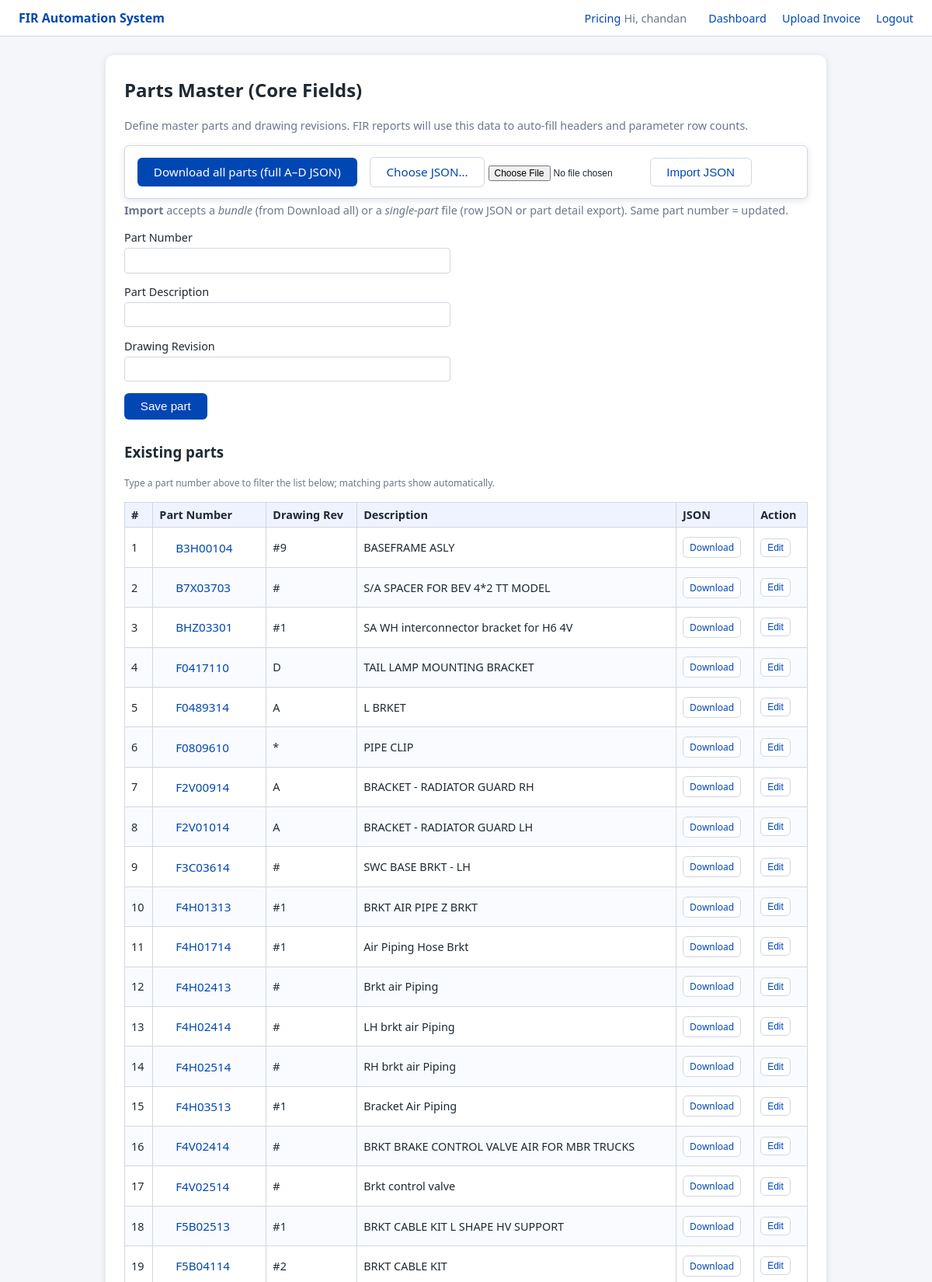
The app's page /parts (signed in, upper part) with its own data.
### tables this page shows
CREATE TABLE Users (
    id INTEGER PRIMARY KEY AUTOINCREMENT,
    name TEXT NOT NULL,
    email TEXT NOT NULL UNIQUE,
    password_hash TEXT NOT NULL
);

CREATE TABLE parts_master (
    part_id      INTEGER PRIMARY KEY AUTOINCREMENT,
    part_no      TEXT NOT NULL UNIQUE,
    drawing_rev  TEXT,
    description  TEXT
, company_id INTEGER DEFAULT 1);

### app.py (the view, shortened to what this page needs)
    @app.route("/parts", methods=["GET", "POST"])
    @login_required
    def parts():
        conn = get_db_connection()
        parts = conn.execute(
            "SELECT part_id, part_no, drawing_rev, description FROM parts_master ORDER BY part_no"
        ).fetchall()
        conn.close()
        return render_template("parts.html", parts=parts)

### templates/parts.html (shortened to what this page needs)
{% extends "base.html" %}
{% block content %}
<section class="table-page">
  <h2>Parts Master (Core Fields)</h2>
  <p class="table-page__hint">
    Define master parts and drawing revisions. FIR reports will use this data to auto-fill headers and parameter row counts.
  </p>
  <div class="parts-io-toolbar">
    <a class="btn btn--primary" href="{{ url_for('export_all_parts_master') }}">Download all parts (full A–D JSON)</a>
    <form
      method="post"
      action="{{ url_for('import_parts_json') }}"
      enctype="multipart/form-data"
      class="parts-io-toolbar__import"
    >
      <label class="parts-io-toolbar__file">
        <span class="btn btn--secondary">Choose JSON…</span>
        <input type="file" name="json_file" accept=".json,application/json" required />
      </label>
      <button type="submit" class="btn btn--secondary">Import JSON</button>
    </form>
  </div>
  <p class="table-page__hint parts-io-hint">
    <strong>Import</strong> accepts a <em>bundle</em> (from Download all) or a <em>single-part</em> file (row JSON or part detail export). Same part number = updated.
  </p>
  <form method="post" class="form" id="partForm">
    <div class="form__group">
      <label for="part_no">Part Number</label>
      <input id="part_no" name="part_no" type="text" required>
    </div>
    <div class="form__group">
      <label for="description">Part Description</label>
      <input id="description" name="description" type="text">
    </div>
    <div class="form__group">
      <label for="drawing_rev">Drawing Revision</label>
      <input id="drawing_rev" name="drawing_rev" type="text">
    </div>
    <button class="btn btn--primary" type="submit" id="submitPartBtn">Save part</button>
  </form>
  <h3 style="margin-top:1.8rem;">Existing parts</h3>
  <p class="table-page__hint" style="margin-top:0; font-size:12px;">Type a part number above to filter the list below; matching parts show automatically.</p>
  <div class="table-wrapper">
    <table class="data-table">
      <thead>
        <tr>
          <th>#</th>
          <th>Part Number</th>
          <th>Drawing Rev</th>
          <th>Description</th>
          <th>JSON</th>
          <th>Action</th>
        </tr>
      </thead>
      <tbody>
        {% for p in parts %}
          <tr data-part-no="{{ (p['part_no'] or '') | e }}">
            <td class="row-index">{{ loop.index }}</td>
            <td>
              <a class="btn btn--link" href="{{ url_for('part_detail', part_id=p['part_id']) }}">
                {{ p["part_no"] }}
              </a>
            </td>
            <td>{{ p["drawing_rev"] or "" }}</td>
            <td>{{ p["description"] or "" }}</td>
            <td>
              <a class="btn btn--secondary btn-sm" href="{{ url_for('export_part_master', part_id=p['part_id']) }}" title="Download this part (A–D)">Download</a>
            </td>
            <td>
              <button type="button" class="btn btn--secondary btn-sm edit-part-btn" data-part-id="{{ p['part_id'] }}" data-part-no="{{ p['part_no'] | e }}" data-description="{{ p['description'] or '' | e }}" data-drawing-rev="{{ p['drawing_rev'] or '' | e }}">Edit</button>
            </td>
          </tr>
        {% else %}
          <tr>
            <td colspan="6">No parts defined yet.</td>
          </tr>
        {% endfor %}
      </tbody>
    </table>
  </div>
</section>
{% endblock %}

### templates/base.html (shortened to what this page needs)
<!doctype html>
<html lang="en">
<head>
  <link rel="stylesheet" href="{{ url_for('static', filename='css/main.css') }}">
</head>
<body>
  <header class="top-bar">
    <div class="top-bar__brand">
      <span class="brand-name">FIR Automation System</span>
    </div>
    <nav class="top-bar__nav">
      <a href="{{ url_for('pricing') }}">Pricing</a>
      {% if session.get('user_id') %}
        <span class="top-bar__user">Hi, {{ session.get('user_name') }}</span>
        <a href="{{ url_for('dashboard') }}">Dashboard</a>
        <a href="{{ url_for('upload_invoice') }}">Upload Invoice</a>
        <a href="{{ url_for('logout') }}">Logout</a>
      {% else %}
        <a href="{{ url_for('landing') }}">Home</a>
        <a href="{{ url_for('login') }}">Login</a>
        <a href="{{ url_for('signup') }}">Sign up</a>
      {% endif %}
    </nav>
  </header>
  <main class="page-main">
    {% block content %}{% endblock %}
  </main>
</body>
</html>

### static/css/main.css (style rules this page uses)
:root { --color-bg: #f4f6f9; --color-surface: #ffffff; --color-primary: #0047b3; --color-primary-dark: #003580; --color-accent: #00897b; --color-border: #d0d7e2; --color-text: #1f2933; --color-muted: #6b778c; --radius-sm: 4px; --radius-md: 6px; --shadow-soft: 0 2px 8px rgba(15, 35, 52, 0.12); }
*, *::before, *::after { box-sizing: border-box; }
body { margin: 0; font-family: system-ui, -apple-system, BlinkMacSystemFont, "Segoe UI", sans-serif; background: var(--color-bg); color: var(--color-text); }
a { color: var(--color-primary); text-decoration: none; }
.top-bar { position: sticky; top: 0; z-index: 10; display: flex; align-items: center; justify-content: space-between; padding: 0.75rem 1.5rem; background: #ffffff; border-bottom: 1px solid var(--color-border); }
.brand-name { font-weight: 600; color: var(--color-primary); }
.top-bar__nav a { margin-left: 1rem; font-size: 0.9rem; }
.top-bar__user { margin-right: 0.5rem; font-size: 0.9rem; color: var(--color-muted); }
.page-main { max-width: 960px; margin: 1.5rem auto 3rem; padding: 0 1rem; }
.btn { display: inline-flex; align-items: center; justify-content: center; padding: 0.55rem 1.3rem; border-radius: var(--radius-md); border: none; font-size: 0.95rem; cursor: pointer; text-decoration: none; transition: background 0.15s ease, box-shadow 0.15s ease, transform 0.05s ease; }
.btn--primary { background: var(--color-primary); color: #ffffff; }
.btn--secondary { background: #ffffff; color: var(--color-primary); border: 1px solid var(--color-border); }
.auth, .upload, .dashboard, .table-page { background: var(--color-surface); border-radius: 10px; padding: 1.75rem 1.5rem 2rem; box-shadow: var(--shadow-soft); }
.auth h2, .upload h2, .dashboard h2, .table-page h2 { margin-top: 0; }
.form { margin-top: 1rem; max-width: 420px; }
.form__group { display: flex; flex-direction: column; margin-bottom: 0.9rem; }
.form__group label { font-size: 0.9rem; margin-bottom: 0.25rem; }
.form__group input[type="text"], .form__group input[type="email"], .form__group input[type="password"], .form__group input[type="number"], .form__group input[type="file"] { padding: 0.45rem 0.5rem; border-radius: var(--radius-sm); border: 1px solid var(--color-border); font-size: 0.9rem; }
.upload__hint, .table-page__hint { font-size: 0.9rem; color: var(--color-muted); }
.table-wrapper { margin-top: 1rem; overflow-x: auto; }
.data-table { width: 100%; border-collapse: collapse; font-size: 0.9rem; }
.data-table thead { background: #eef3ff; }
.data-table th, .data-table td { border: 1px solid var(--color-border); padding: 0.4rem 0.5rem; text-align: left; }
.data-table th { font-weight: 600; }
.data-table tbody tr:nth-child(even) { background-color: #f9fbff; }

### templates/parts.html (style rules this page uses)
.btn-sm { padding: 4px 8px; font-size: 12px; }
.parts-io-toolbar { display: flex; flex-wrap: wrap; align-items: center; gap: 0.75rem 1rem; margin: 1rem 0 0.35rem; padding: 0.85rem 1rem; background: var(--color-surface, #fff); border: 1px solid var(--color-border, #d0d7e2); border-radius: var(--radius-md, 6px); box-shadow: var(--shadow-soft, 0 2px 8px rgba(15, 35, 52, 0.08)); }
.parts-io-toolbar__import { display: inline-flex; flex-wrap: wrap; align-items: center; gap: 0.5rem; margin: 0; }
.parts-io-toolbar__file input[type="file"] { max-width: 200px; font-size: 12px; }
.parts-io-hint { margin-top: 0.25rem !important; margin-bottom: 1rem !important; }

### records on screen
Users: get "chandan"
parts_master: part_no "B3H00104", drawing_rev "#9", description "BASEFRAME ASLY"
parts_master: part_no "B7X03703", drawing_rev "#", description "S/A SPACER FOR BEV 4*2 TT MODEL"
parts_master: part_no "BHZ03301", drawing_rev "#1", description "SA WH interconnector bracket for H6 4V"
parts_master: part_no "F0417110", drawing_rev "D", description "TAIL LAMP MOUNTING BRACKET"
parts_master: part_no "F0489314", drawing_rev "A", description "L BRKET"
parts_master: part_no "F0809610", drawing_rev "*", description "PIPE CLIP"
parts_master: part_no "F2V00914", drawing_rev "A", description "BRACKET - RADIATOR GUARD RH"
parts_master: part_no "F2V01014", drawing_rev "A", description "BRACKET - RADIATOR GUARD LH"
parts_master: part_no "F3C03614", drawing_rev "#", description "SWC BASE BRKT - LH"
parts_master: part_no "F4H01313", drawing_rev "#1", description "BRKT AIR PIPE Z BRKT"
parts_master: part_no "F4H01714", drawing_rev "#1", description "Air Piping Hose Brkt"
parts_master: part_no "F4H02413", drawing_rev "#", description "Brkt air Piping"
parts_master: part_no "F4H02414", drawing_rev "#", description "LH brkt air Piping"
parts_master: part_no "F4H02514", drawing_rev "#", description "RH brkt air Piping"
parts_master: part_no "F4H03513", drawing_rev "#1", description "Bracket Air Piping"
parts_master: part_no "F4V02414", drawing_rev "#", description "BRKT BRAKE CONTROL VALVE AIR FOR MBR TRUCKS"
parts_master: part_no "F4V02514", drawing_rev "#", description "Brkt control valve"
parts_master: part_no "F5B02513", drawing_rev "#1", description "BRKT CABLE KIT L SHAPE HV SUPPORT"
parts_master: part_no "F5B04114", drawing_rev "#2", description "BRKT CABLE KIT"
